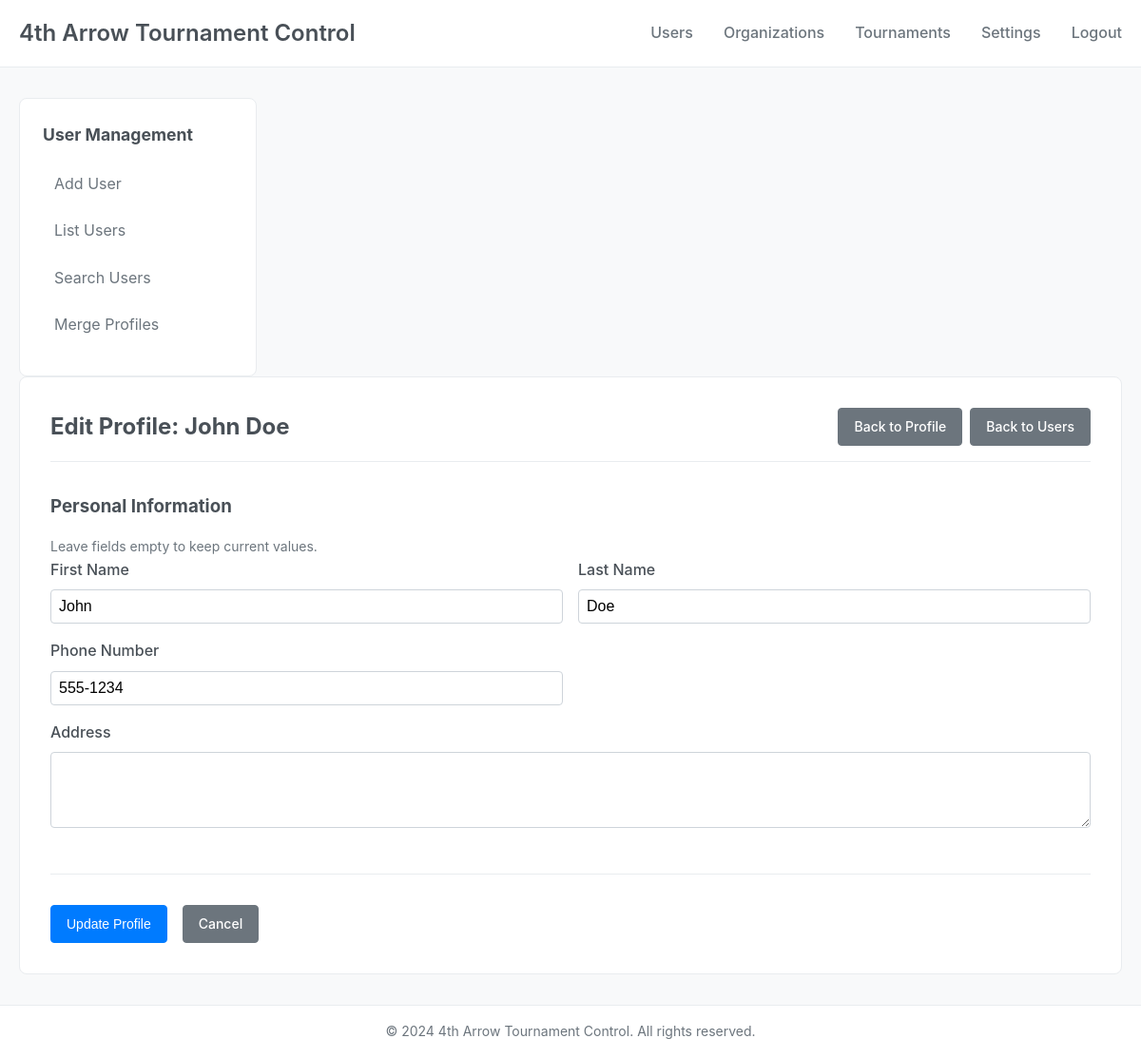
The page /users/18/edit (signed in) on the database its author committed.
### core/models.py (models this page shows, shortened)
class User(Base):
    __tablename__ = 'users'
    id = Column(Integer, primary_key=True, autoincrement=True)
    email = Column(String(255), unique=True, nullable=True)
    password_hash = Column(Text, nullable=True)
    first_name = Column(String(100), nullable=False)
    last_name = Column(String(100), nullable=False)
    phone = Column(String(20), nullable=True)
    address = Column(Text, nullable=True)
    usbc_id = Column(String(50), nullable=True)
    tnba_id = Column(String(50), nullable=True)
    created_at = Column(DateTime, default=func.now())
    deleted_at = Column(DateTime, nullable=True)
    organization_memberships = relationship("OrganizationMembership", back_populates="user", cascade="all, delete-orphan")

### src/gui/users.py (the view, shortened to what this page needs)
@users_bp.route('/<int:user_id>/edit', methods=['GET', 'POST'])
@require_auth
def edit(user_id: int) -> Union[str, redirect]:
    session = db_manager.get_session()
    try:
        user = get_profile(session=session, user_id=user_id)
        if not user:
            flash('User not found.', 'error')
            return redirect(url_for('users.list'))
        form = EditProfileForm()
        if request.method == 'GET':
            form.first_name.data = user.first_name
            form.last_name.data = user.last_name
            form.phone.data = user.phone
            form.address.data = user.address
        return render_template('users/edit.html', form=form, user=user)
    finally:
        session.close()

### src/gui/forms.py
class EditProfileForm(FlaskForm):
    first_name = StringField('First Name', validators=[Optional(), Length(max=100)])
    last_name = StringField('Last Name', validators=[Optional(), Length(max=100)])
    phone = StringField('Phone Number', validators=[Optional(), Length(max=20)])
    address = TextAreaField('Address', validators=[Optional(), Length(max=500)])
    submit = SubmitField('Update Profile')

### core/profile.py (called while the page is built)
def get_profile(
    session: Session,
    user_id: Optional[int] = None,
    email: Optional[str] = None,
    usbc_id: Optional[str] = None,
    tnba_id: Optional[str] = None
) -> Optional[User]:
    try:
        if user_id is not None:
            user = session.query(User).filter(User.id == user_id).first()
        elif email is not None:
            user = session.query(User).filter(User.email == email).first()
        elif usbc_id is not None:
            user = session.query(User).filter(User.usbc_id == usbc_id).first()
        elif tnba_id is not None:
            user = session.query(User).filter(User.tnba_id == tnba_id).first()
        else:
            return None
        return user
    except Exception:
        raise

### src/gui/utils.py (called while the page is built)
def require_auth(f: Callable) -> Callable:
    @wraps(f)
    def decorated_function(*args: Any, **kwargs: Any) -> Any:
        if 'user_id' not in session:
            flash('Please log in to access this page.', 'error')
            return redirect(url_for('auth.login'))
        return f(*args, **kwargs)
    return decorated_function

### storage/database.py (called while the page is built)
    def get_session(self) -> Session:
        return self.SessionLocal()

### src/gui/templates/users/edit.html (shortened to what this page needs)
{% extends "base.html" %}
{% block sidebar %}
<nav class="sidebar-nav">
    <h3>User Management</h3>
    <ul class="sidebar-list">
        <li><a href="{{ url_for('users.create') }}" class="sidebar-link">Add User</a></li>
        <li><a href="{{ url_for('users.list') }}" class="sidebar-link">List Users</a></li>
        <li><a href="{{ url_for('users.search') }}" class="sidebar-link">Search Users</a></li>
        <li><a href="{{ url_for('users.merge') }}" class="sidebar-link">Merge Profiles</a></li>
    </ul>
</nav>
{% endblock %}
{% block content %}
<div class="edit-user">
    <div class="page-header">
        <h2>Edit Profile: {{ user.first_name }} {{ user.last_name }}</h2>
        <div class="page-actions">
            <a href="{{ url_for('users.view', user_id=user.id) }}" class="btn btn-secondary">Back to Profile</a>
            <a href="{{ url_for('users.list') }}" class="btn btn-secondary">Back to Users</a>
        </div>
    </div>
    <form method="POST" class="edit-form">
        <div class="form-section">
            <h3>Personal Information</h3>
            <p class="form-help">Leave fields empty to keep current values.</p>
            <div class="form-row">
                <div class="form-group">
                    {{ form.first_name.label(class="form-label") }}
                    {{ form.first_name(class="form-input") }}
                </div>
                <div class="form-group">
                    {{ form.last_name.label(class="form-label") }}
                    {{ form.last_name(class="form-input") }}
                </div>
            </div>
            <div class="form-row">
                <div class="form-group">
                    {{ form.phone.label(class="form-label") }}
                    {{ form.phone(class="form-input") }}
                </div>
            </div>
            <div class="form-group">
                {{ form.address.label(class="form-label") }}
                {{ form.address(class="form-textarea") }}
            </div>
        </div>
        <div class="form-actions">
            {{ form.submit(class="btn btn-primary") }}
            <a href="{{ url_for('users.view', user_id=user.id) }}" class="btn btn-secondary">Cancel</a>
        </div>
    </form>
</div>
{% endblock %}

### src/gui/static/css/style.css (style rules this page uses)
* { margin: 0; padding: 0; box-sizing: border-box; }
body { font-family: -apple-system, BlinkMacSystemFont, 'Segoe UI', Roboto, sans-serif; font-size: 16px; line-height: 1.6; color: #333; background-color: #f8f9fa; }
.sidebar-nav h3 { margin-bottom: 1rem; font-size: 1.1rem; color: #495057; }
.sidebar-list { list-style: none; }
.sidebar-list li { margin-bottom: 0.5rem; }
.sidebar-link { display: block; padding: 0.5rem 0.75rem; color: #6c757d; text-decoration: none; border-radius: 4px; transition: background-color 0.2s; }
.btn { display: inline-block; padding: 0.5rem 1rem; font-size: 0.875rem; font-weight: 500; text-align: center; text-decoration: none; border: 1px solid transparent; border-radius: 4px; cursor: pointer; transition: all 0.2s; }
.btn-primary { background-color: #007bff; color: #fff; border-color: #007bff; }
.btn-secondary { background-color: #6c757d; color: #fff; border-color: #6c757d; }
.form-group { margin-bottom: 1rem; }
.form-label { display: block; margin-bottom: 0.5rem; font-weight: 500; color: #495057; }
.form-input, .form-textarea { width: 100%; padding: 0.5rem; border: 1px solid #ced4da; border-radius: 4px; font-size: 1rem; transition: border-color 0.2s; }
.form-textarea { resize: vertical; min-height: 80px; }
.form-section { margin-bottom: 2rem; padding-bottom: 1.5rem; border-bottom: 1px solid #e9ecef; }
.form-section h3 { margin-bottom: 1rem; color: #495057; }
.form-row { display: grid; grid-template-columns: 1fr 1fr; gap: 1rem; }
.form-actions { display: flex; gap: 1rem; margin-top: 2rem; }
.page-header { display: flex; justify-content: space-between; align-items: center; margin-bottom: 2rem; padding-bottom: 1rem; border-bottom: 1px solid #e9ecef; }
.page-header h2 { color: #495057; }
.page-actions { display: flex; gap: 0.5rem; }
.form-help { font-size: 0.875rem; color: #6c757d; margin-top: 0.25rem; }

### rows shown on the page
User: first_name "John", last_name "Doe", phone "555-1234"
